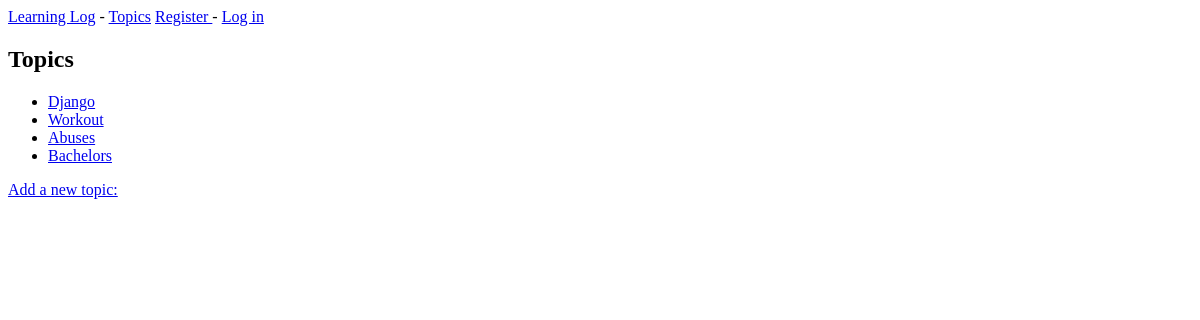
The page /topics/ on the database as committed earlier.
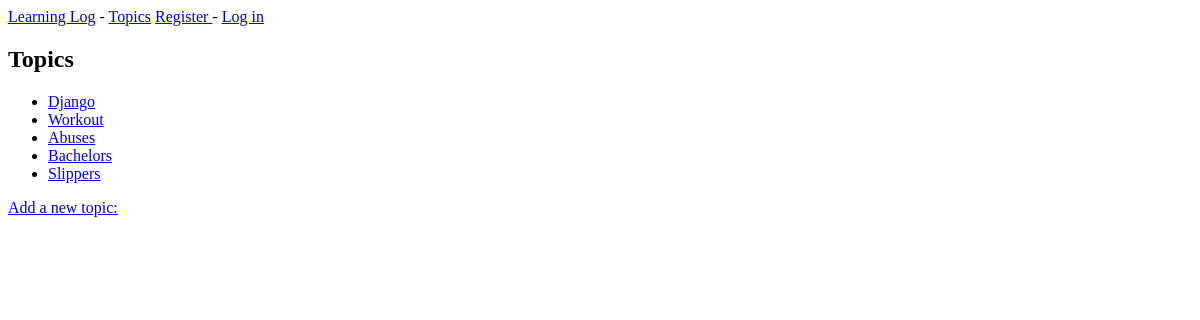
The same page on the database as committed later.
### learning_logs/models.py (models this page shows)
class Topic(models.Model):
    text = models.CharField(max_length=200)
    date_added = models.DateTimeField(auto_now_add=True)
    def __str__(self):
        return self.text

### learning_logs/views.py (the view)
# urls.py: url(r'^topics/$', views.topics, name = 'topics'),
def topics(request):
    topics = Topic.objects.order_by('date_added')
    context = {'topics': topics}
    return render(request, 'learning_logs/topics.html', context)

### learning_logs/templates/learning_logs/topics.html
{% extends "learning_logs/base.html" %}
{% block content %}
<h2>Topics</h2>
<ul>
    {% for topic in topics %}
        <li>
            <a href = "{% url 'learning_logs:topic' topic.id %}">{{ topic }}</a>
        </li>
    {% empty %}
        <li>No topics have been added yet.</li>
    {% endfor %}
</ul>
<a href= "{% url 'learning_logs:new_topic' %}">Add a new topic:</a>
{% endblock content %}

Rows that differ between the two databases and show on the page:
added Topic: text "Slippers"
